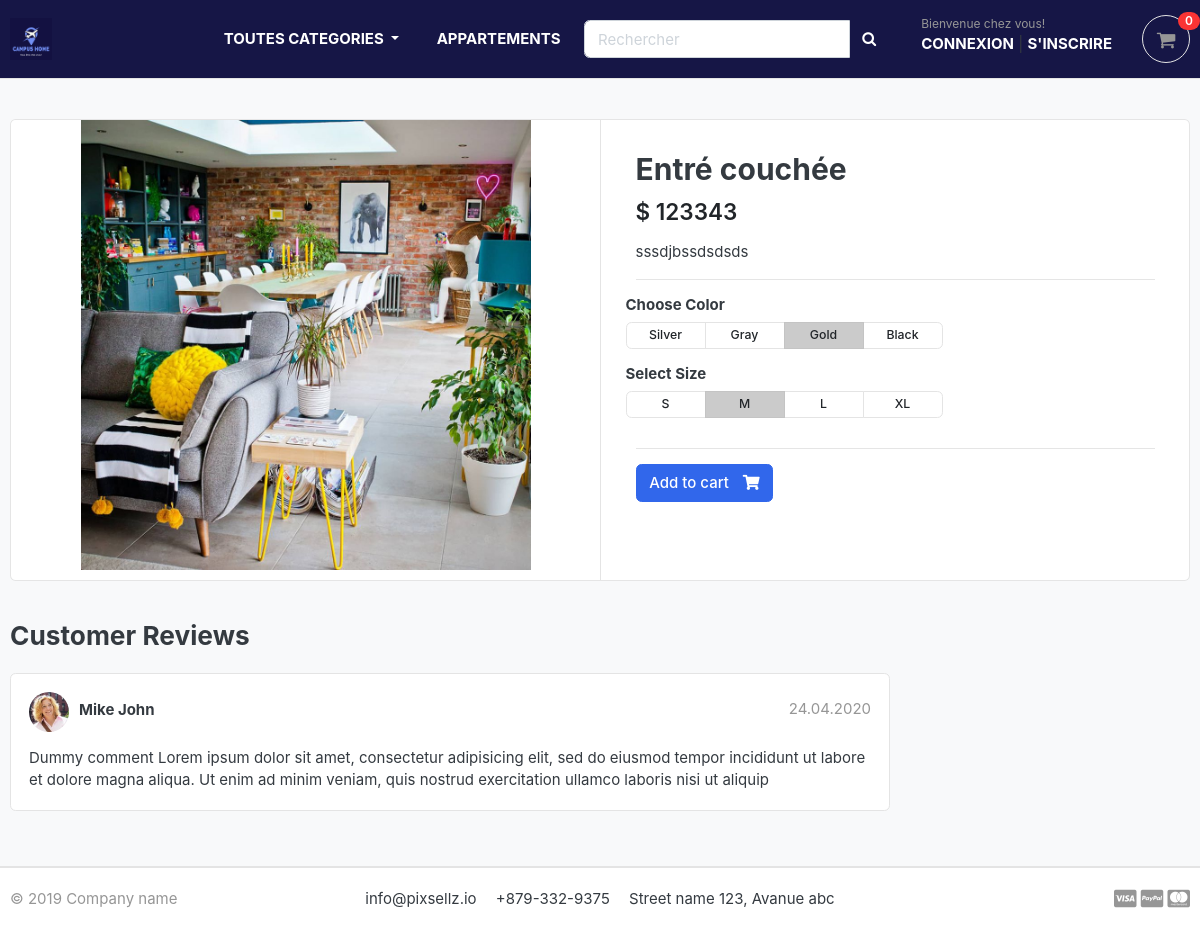
The app's page /store/mini-sanitaire/entre-couchee/ with its own data.
### store/models.py (models this page shows, shortened)
class Product(models.Model):
    product_name = models.CharField(max_length=200, unique=True)
    slug         = models.SlugField(max_length=200, unique=True)
    descritpion  = models.TextField(max_length=500, blank=True)
    price        = models.IntegerField()
    images       = models.ImageField(upload_to = 'photos/products')
    stock        = models.IntegerField()
    is_available = models.BooleanField(default=True)
    category     = models.ForeignKey(Category, on_delete=models.CASCADE)
    created_date = models.DateTimeField(auto_now_add=True)
    modified_date= models.DateTimeField(auto_now_add=True)

### store/views.py (the view)
# urls.py: path('<slug:category_slug>/<slug:product_slug>/', views.product_detail, name='product_detail'),
def product_detail(request, category_slug, product_slug):
    try:
        single_product = Product.objects.get(category__slug=category_slug, slug=product_slug)
    except Exception as e:
        raise e
    context = {
        'single_product': single_product,
    }
    return render(request, 'store/product_detail.html', context)

### app/context_processors.py (called while the page is built)
def menu_links(request):
    links = Category.objects.all()
    return dict(links=links)

### app/models.py (called while the page is built)
    def get_url(self):
        return reverse('products_by_category', args=[self.slug])

### templates/store/product_detail.html
{% extends 'base.html' %}
{% load static %}
{% block content %}
<section class="section-content padding-y bg">
<div class="container">
<div class="card">
	<div class="row no-gutters">
		<aside class="col-md-6">
<article class="gallery-wrap">
	<div class="img-big-wrap">
	   <a href="#"><img src="{{ single_product.images.url}}"></a>
	</div>
</article>
		</aside>
		<main class="col-md-6 border-left">
<article class="content-body">
<h2 class="title">{{ single_product.product_name}}</h2>
<div class="mb-3">
	<var class="price h4">$ {{ single_product.price }} </var>
</div>
<p>{{ single_product.descritpion }}</p>
<hr>
	<div class="row">
		<div class="item-option-select">
			<h6>Choose Color</h6>
			<div class="btn-group btn-group-sm btn-group-toggle" data-toggle="buttons">
			  <label class="btn btn-light">
			    <input type="radio" name="radio_color"> Silver
			  </label>
			  <label class="btn btn-light">
			    <input type="radio" name="radio_color" > Gray
			  </label>
			  <label class="btn btn-light active">
			    <input type="radio" name="radio_color checked"> Gold
			  </label>
			  <label class="btn btn-light">
			    <input type="radio" name="radio_color"> Black
			  </label>
			</div>
		</div>
	</div>
	<div class="row">
		<div class="item-option-select">
			<h6>Select Size</h6>
			<div class="btn-group btn-group-sm btn-group-toggle" data-toggle="buttons">
			  <label class="btn btn-light">
			    <input type="radio" name="radio_color"> S
			  </label>
			  <label class="btn btn-light active">
			    <input type="radio" name="radio_color" checked> M
			  </label>
			  <label class="btn btn-light">
			    <input type="radio" name="radio_color"> L
			  </label>
			  <label class="btn btn-light">
			    <input type="radio" name="radio_color"> XL
			  </label>
			</div>
		</div>
	</div>
	<hr>
	{% if single_product.stock  == 0 %}
	     <h5 class="text-danger">Plus disponibles </h5>
	{% else %}
	    <a href="{% url 'add_carts' single_product.id %}" class="btn  btn-primary"> <span class="text">Add to cart</span> <i class="fas fa-shopping-cart"></i>  </a>
    {% endif %}
	</article>
		</main>
	</div>
</div>
<br>
<div class="row">
			<div class="col-md-9">
	<header class="section-heading">
		<h3>Customer Reviews </h3>
	</header>
	<article class="box mb-3">
		<div class="icontext w-100">
			<img src="{% static './images/avatars/avatar1.jpg' %}" class="img-xs icon rounded-circle">
			<div class="text">
				<span class="date text-muted float-md-right">24.04.2020 </span>
				<h6 class="mb-1">Mike John </h6>
			</div>
		</div>
		<div class="mt-3">
			<p>
				Dummy comment Lorem ipsum dolor sit amet, consectetur adipisicing elit, sed do eiusmod
				tempor incididunt ut labore et dolore magna aliqua. Ut enim ad minim veniam,
				quis nostrud exercitation ullamco laboris nisi ut aliquip
			</p>
		</div>
	</article>
	</div>
</div>
</div>
</section>
{% endblock content %}

### static/css/ui.css (style rules this page uses)
html { font-family: "Inter", sans-serif; font-size: 15px; }
.content-body { flex: 1 1 auto; padding: 2rem 2.3rem; }
.img-xs, .img-sm, .img-md, .img-lg { -o-object-fit: cover; object-fit: cover; flex-shrink: 0; flex-grow: 0; }
.img-xs { width: 40px; height: 40px; }
.padding-y { padding-top: 40px; padding-bottom: 40px; }
var { font-style: normal; }
article:after, .form-group:after { display: block; clear: both; content: ""; }
.bg { background-color: #f8f9fa; }
.section-heading { margin-bottom: 20px; margin-top: 15px; }
p:last-child { margin-bottom: 0; }
.btn-light { background-color: #fff; border-color: #e4e4e4; }
.btn .text + i { margin-left: 10px; }
.icontext { display: inline-flex; align-items: center; vertical-align: middle; }
.icontext .text { width: 100%; line-height: 1.2; }
.icontext .icon { position: relative; margin-right: 10px; flex-shrink: 0; flex-grow: 0; }
.price { font-weight: 600; color: #212529; }
.box { padding: 18px; background: #fff; border-radius: 0.37rem; border: 1px solid #e4e4e4; }
.box img { max-width: 100%; }
.gallery-wrap .img-big-wrap { margin-bottom: 10px; border-radius: 0.37rem; overflow: hidden; background-color: #fff; }
.gallery-wrap .img-big-wrap a { text-align: center; display: block; }
.gallery-wrap .img-big-wrap img { height: 450px; width: auto; display: inline-block; }
.item-option-select { margin-bottom: 1rem; display: inline-block; margin-right: 15px; }
.item-option-select .btn { min-width: 80px; }

### records on screen
Product: images (picture), product_name "Entré couchée", price "123343", descritpion "sssdjbssdsdsds"
